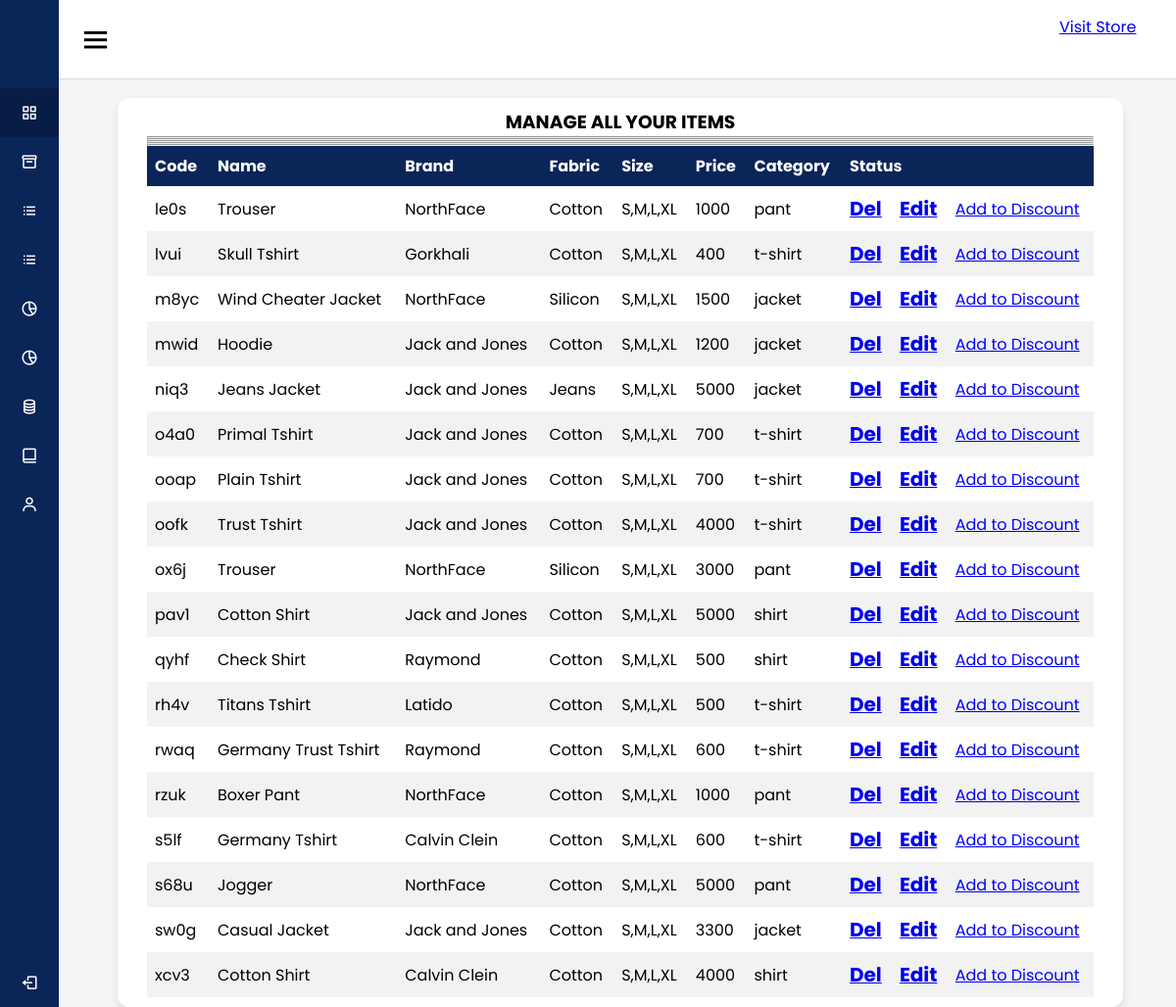
/admindisplay1.php, run on the app's committed database.
### tables this page shows
CREATE TABLE `clothes` (
  `code` varchar(11) NOT NULL,
  `name` varchar(255) NOT NULL,
  `brand` varchar(255) NOT NULL,
  `fabric` varchar(255) NOT NULL,
  `size` varchar(11) NOT NULL,
  `price` varchar(11) NOT NULL,
  `image` varchar(255) NOT NULL,
  `fashion` varchar(100) NOT NULL,
  `category` varchar(100) NOT NULL,
  `cost_price` int(10) DEFAULT NULL
);

### admindisplay1.php (the view, shortened to what this page needs)
<?php
   include 'top.php';
?>
<html>
   <head>
	  <link rel="stylesheet" type="text/css" href="qwerty.css">
  </head>
<body >
    <font face="Maiandra GD">
	   <?php
	      $conn=mysqli_connect("localhost","root","","kings");
		  $sql="SELECT * FROM clothes";
		  $result=mysqli_query($conn,$sql);
		  if(mysqli_num_rows($result)>0)
		  {
	   ?>
	<section>
	  <div class="tbl-header"> <br><br><br><br>
	     <div class="wwe">
            <div class="qwe">
               <center><b><h3>MANAGE ALL YOUR ITEMS</h3></b></center><hr><hr><hr><hr><hr>
               <table cellpadding="0" cellspacing="0" border="0" width="100%" >
	               <thead>
	                   <tr bgcolor="grey">
				          <th>Code</th>
				          <th>Name</th>
				          <th>Brand</th>
				          <th>Fabric</th>
				          <th>Size</th>
						  <th>Price</th>
						  <th>Category</th>
						  <th colspan="3">Status</th>
	                  </tr>
	              </thead>
	        </div>
	        <div class="tbl-content">
	        <?php
		      while($row=mysqli_fetch_assoc($result))
			      {
					   echo "<tr>";
					   echo "<td>".$row['code']."</td><td>".$row['name']."</td><td>".$row['brand']."</td>";
					   echo "<td>".$row['fabric']."</td><td>".$row['size']."</td><td>".$row['price']."</td>";
					   $pass=$row['code'];
					   echo "<td>".$row['category']."</td><td>"."<a href='delete.php?id=$pass'><b class='fa fa-trash' style='font-size: 20px;'>Del</b></a>"."</td>";
					   echo "<td><a href='edit.php?id=$pass'><b class='fa fa-edit' style='font-size: 20px;'>Edit</b></a></td>";
					   echo "<td><a href='deal.php?id=$pass'><p style='color:blue;'>Add to Discount</p></a></td>";
					   echo "</tr>";
			      }
			  }
		   ?>
	</div>
</div>
</div>
	  </section>
	 </font>
	  </body>
	  </html>

### top.php (shortened to what this page needs)
  <!DOCTYPE html>
<html lang="en" dir="ltr">
  <head>
    <link rel="stylesheet" href="qwerty.css">
    <link href='https://unpkg.com/boxicons@2.0.7/css/boxicons.min.css' rel='stylesheet'>
   </head>
<body>
  <div class="sidebar">
    <div class="logo-details">
      <i style='font-size:24px' class='fas'>&#xf447;</i>
      <span class="logo_name">KINGS</span>
    </div>
      <ul class="nav-links">
        <li>
          <a href="adminindex.php" class="active">
            <i class='bx bx-grid-alt' ></i>
            <span class="links_name">Dashboard</span>
          </a>
        </li>
        <li>
          <a href="datainsert.php">
            <i class='bx bx-box' ></i>
            <span class="links_name">Add New Product</span>
          </a>
        </li>
        <li>
          <a href="admindisplay1.php">
            <i class='bx bx-list-ul' ></i>
            <span class="links_name">Manage Product</span>
          </a>
        </li>
        <li>
          <a href="dealdisplay.php">
            <i class='bx bx-list-ul' ></i>
            <span class="links_name">Discount Product</span>
          </a>
        </li>
        <li>
          <a href="orderdisplay.php">
            <i class='bx bx-pie-chart-alt-2' ></i>
            <span class="links_name">Order</span>
          </a>
        </li>
        <li>
          <a href="history1.php">
            <i class='bx bx-pie-chart-alt-2' ></i>
            <span class="links_name">History</span>
          </a>
        </li>
        <li>
          <a href="reviews.php">
            <i class='bx bx-coin-stack' ></i>
            <span class="links_name">Review</span>
          </a>
        </li>
        <li>
          <a href="changepsw.php">
            <i class='bx bx-book-alt' ></i>
            <span class="links_name">Change Password</span>
          </a>
        </li>
        <li>
          <a href="user.php">
            <i class='bx bx-user' ></i>
            <span class="links_name">Users</span>
          </a>
        </li>
        <li class="log_out">
          <a href="logout.php">
            <i class='bx bx-log-out'></i>
            <span class="links_name">Log out</span>
          </a>
        </li>
      </ul>
  </div>
    <section class="home-section">
    <nav>
      <div class="sidebar-button">
        <i class='bx bx-menu sidebarBtn'></i>
      </div>
      <div class="search-box">
       <a href="../new.php" style="padding-left: 471px; ">Visit Store</a>
      </div>
    </nav>
</body>
</html>

### qwerty.css (style rules this page uses)
* { margin: 0; padding: 0; box-sizing: border-box; font-family: 'Poppins', sans-serif; }
.sidebar { position: fixed; height: 100%; width: 240px; background: #0A2558; transition: all 0.5s ease; }
.sidebar .logo-details { height: 80px; display: flex; align-items: center; }
.sidebar .logo-details i { font-size: 28px; font-weight: 500; color: #fff; min-width: 60px; text-align: center }
.sidebar .logo-details .logo_name { color: #fff; font-size: 24px; font-weight: 500; }
.sidebar .nav-links { margin-top: 10px; }
.sidebar .nav-links li { position: relative; list-style: none; height: 50px; }
.sidebar .nav-links li a { height: 100%; width: 100%; display: flex; align-items: center; text-decoration: none; transition: all 0.4s ease; }
.sidebar .nav-links li a.active { background: #081D45; }
.sidebar .nav-links li i { min-width: 60px; text-align: center; font-size: 18px; color: #fff; }
.sidebar .nav-links li a .links_name { color: #fff; font-size: 15px; font-weight: 400; white-space: nowrap; }
.sidebar .nav-links .log_out { position: absolute; bottom: 0; width: 100%; }
.home-section { position: relative; background: #f5f5f5; min-height: 100vh; width: calc(100% - 240px); left: 240px; transition: all 0.5s ease; }
.home-section nav { display: flex; justify-content: space-between; height: 80px; background: #fff; display: flex; align-items: center; position: fixed; width: calc(100% - 240px); left: 240px; z-index: 100; padding: 0 20px; box-shadow: 0 1px 1px rgba(0, 0, 0, 0.1); transition: all 0.5s ease; }
.home-section nav .sidebar-button { display: flex; align-items: center; font-size: 24px; font-weight: 500; }
nav .sidebar-button i { font-size: 35px; margin-right: 10px; }
.home-section nav .search-box { position: relative; height: 50px; max-width: 550px; width: 100%; margin: 0 20px; }
@media (max-width: 1240px) { .sidebar { width: 60px; } }
@media (max-width: 1240px) { .home-section { width: calc(100% - 60px); left: 60px; } }
@media (max-width: 1240px) { .home-section nav { width: calc(100% - 60px); left: 60px; } }

### admindisplay1.php (style rules this page uses)
.qwe { padding-left: 20px; padding-right: 20px; }
.wwe { width: 90%; background: #fff; padding: 10px 10px; margin: 0px 60px; border-radius: 12px; box-shadow: 0 5px 10px rgba(0, 0, 0, 0.1); }
table { border-collapse: collapse; width: 100%; }
th, td { text-align: left; padding: 8px; }
tr:nth-child(even) { background-color: #f2f2f2 }
th { background-color:#0A2558; color: white; }

### data on the page
clothes: code "le0s", name "Trouser", brand "NorthFace", fabric "Cotton", size "S,M,L,XL", price "1000", category "pant"
clothes: code "lvui", name "Skull Tshirt", brand "Gorkhali", fabric "Cotton", size "S,M,L,XL", price "400", category "t-shirt"
clothes: code "m8yc", name "Wind Cheater Jacket", brand "NorthFace", fabric "Silicon", size "S,M,L,XL", price "1500", category "jacket"
clothes: code "mwid", name "Hoodie", brand "Jack and Jones", fabric "Cotton", size "S,M,L,XL", price "1200", category "jacket"
clothes: code "niq3", name "Jeans Jacket", brand "Jack and Jones", fabric "Jeans", size "S,M,L,XL", price "5000", category "jacket"
clothes: code "o4a0", name "Primal Tshirt", brand "Jack and Jones", fabric "Cotton", size "S,M,L,XL", price "700", category "t-shirt"
clothes: code "ooap", name "Plain Tshirt", brand "Jack and Jones", fabric "Cotton", size "S,M,L,XL", price "700", category "t-shirt"
clothes: code "oofk", name "Trust Tshirt", brand "Jack and Jones", fabric "Cotton", size "S,M,L,XL", price "4000", category "t-shirt"
clothes: code "ox6j", name "Trouser", brand "NorthFace", fabric "Silicon", size "S,M,L,XL", price "3000", category "pant"
clothes: code "pav1", name "Cotton Shirt", brand "Jack and Jones", fabric "Cotton", size "S,M,L,XL", price "5000", category "shirt"
clothes: code "qyhf", name "Check Shirt", brand "Raymond", fabric "Cotton", size "S,M,L,XL", price "500", category "shirt"
clothes: code "rh4v", name "Titans Tshirt", brand "Latido", fabric "Cotton", size "S,M,L,XL", price "500", category "t-shirt"
clothes: code "rwaq", name "Germany Trust Tshirt", brand "Raymond", fabric "Cotton", size "S,M,L,XL", price "600", category "t-shirt"
clothes: code "rzuk", name "Boxer Pant", brand "NorthFace", fabric "Cotton", size "S,M,L,XL", price "1000", category "pant"
clothes: code "s5lf", name "Germany Tshirt", brand "Calvin Clein", fabric "Cotton", size "S,M,L,XL", price "600", category "t-shirt"
clothes: code "s68u", name "Jogger", brand "NorthFace", fabric "Cotton", size "S,M,L,XL", price "5000", category "pant"
clothes: code "sw0g", name "Casual Jacket", brand "Jack and Jones", fabric "Cotton", size "S,M,L,XL", price "3300", category "jacket"
clothes: code "xcv3", name "Cotton Shirt", brand "Calvin Clein", fabric "Cotton", size "S,M,L,XL", price "4000", category "shirt"
